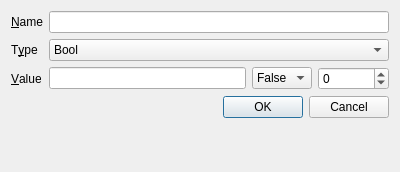
<?xml version="1.0" encoding="UTF-8"?>
<ui version="4.0">
 <class>SaveVariableEditor</class>
 <widget class="QDialog" name="SaveVariableEditor">
  <property name="geometry">
   <rect>
    <x>0</x>
    <y>0</y>
    <width>400</width>
    <height>172</height>
   </rect>
  </property>
  <property name="windowTitle">
   <string>Variable Editor</string>
  </property>
  <layout class="QFormLayout" name="formLayout">
   <item row="0" column="0">
    <widget class="QLabel" name="lblName">
     <property name="text">
      <string>&amp;Name</string>
     </property>
     <property name="buddy">
      <cstring>leName</cstring>
     </property>
    </widget>
   </item>
   <item row="0" column="1">
    <widget class="QLineEdit" name="leName"/>
   </item>
   <item row="1" column="0">
    <widget class="QLabel" name="lblType">
     <property name="text">
      <string>T&amp;ype</string>
     </property>
     <property name="buddy">
      <cstring>cbType</cstring>
     </property>
    </widget>
   </item>
   <item row="1" column="1">
    <widget class="QComboBox" name="cbType">
     <item>
      <property name="text">
       <string>Bool</string>
      </property>
     </item>
     <item>
      <property name="text">
       <string>Number</string>
      </property>
     </item>
     <item>
      <property name="text">
       <string>String</string>
      </property>
     </item>
    </widget>
   </item>
   <item row="2" column="0">
    <widget class="QLabel" name="lblValue">
     <property name="text">
      <string>&amp;Value</string>
     </property>
     <property name="buddy">
      <cstring>cbValue</cstring>
     </property>
    </widget>
   </item>
   <item row="2" column="1">
    <layout class="QHBoxLayout" name="horizontalLayout">
     <item>
      <widget class="QLineEdit" name="leValue"/>
     </item>
     <item>
      <widget class="QComboBox" name="cbValue">
       <item>
        <property name="text">
         <string>False</string>
        </property>
       </item>
       <item>
        <property name="text">
         <string>True</string>
        </property>
       </item>
      </widget>
     </item>
     <item>
      <widget class="QSpinBox" name="sbValue">
       <property name="minimum">
        <number>-999999999</number>
       </property>
       <property name="maximum">
        <number>999999999</number>
       </property>
      </widget>
     </item>
    </layout>
   </item>
   <item row="5" column="1">
    <widget class="QDialogButtonBox" name="buttonBox">
     <property name="orientation">
      <enum>Qt::Horizontal</enum>
     </property>
     <property name="standardButtons">
      <set>QDialogButtonBox::Cancel|QDialogButtonBox::Ok</set>
     </property>
    </widget>
   </item>
  </layout>
 </widget>
 <tabstops>
  <tabstop>leName</tabstop>
  <tabstop>cbType</tabstop>
  <tabstop>cbValue</tabstop>
  <tabstop>sbValue</tabstop>
  <tabstop>leValue</tabstop>
  <tabstop>buttonBox</tabstop>
 </tabstops>
 <resources/>
 <connections>
  <connection>
   <sender>buttonBox</sender>
   <signal>accepted()</signal>
   <receiver>SaveVariableEditor</receiver>
   <slot>accept()</slot>
   <hints>
    <hint type="sourcelabel">
     <x>248</x>
     <y>254</y>
    </hint>
    <hint type="destinationlabel">
     <x>157</x>
     <y>274</y>
    </hint>
   </hints>
  </connection>
  <connection>
   <sender>buttonBox</sender>
   <signal>clicked(QAbstractButton*)</signal>
   <receiver>SaveVariableEditor</receiver>
   <slot>reject()</slot>
   <hints>
    <hint type="sourcelabel">
     <x>316</x>
     <y>260</y>
    </hint>
    <hint type="destinationlabel">
     <x>286</x>
     <y>274</y>
    </hint>
   </hints>
  </connection>
  <connection>
   <sender>cbType</sender>
   <signal>currentTextChanged(QString)</signal>
   <receiver>SaveVariableEditor</receiver>
   <slot>updateType(QString)</slot>
   <hints>
    <hint type="sourcelabel">
     <x>223</x>
     <y>55</y>
    </hint>
    <hint type="destinationlabel">
     <x>199</x>
     <y>84</y>
    </hint>
   </hints>
  </connection>
 </connections>
 <slots>
  <slot>updateType(QString)</slot>
 </slots>
</ui>
